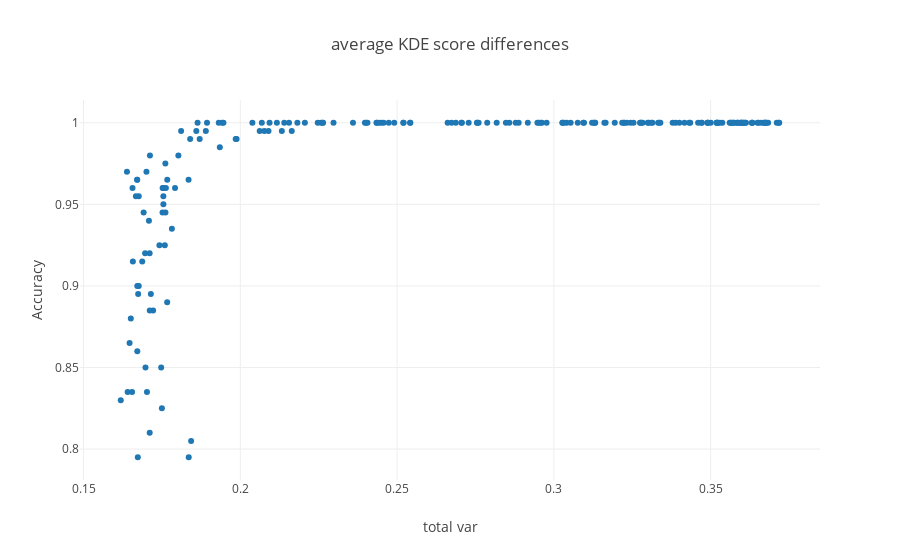

Notebook code cell kept with this figure:
### Code cell
fig_data= [go.Scatter(
y= [Error_rate[x] for x in coords[i]],
x= [total_var[x] for x in coords[i]],
mode= 'markers',
name= ' pops {} / {}'.format(i[0],i[1])
) for i in coords.keys()
]

layout = go.Layout(
    title= 'average KDE score differences',
    yaxis=dict(
        title='Accuracy'),
    xaxis=dict(
        title='total var')
)

fig= go.Figure(data=fig_data, layout=layout)
iplot(fig)

### Figure 1 — Plotly figure (JSON) as saved in the notebook; plotly's stock layout.template omitted (floating-point values rounded to 4 significant figures; data arrays with more than 128 entries replaced by an {"elided": "..."} marker saying what was removed)
{"data": [{"mode": "markers", "name": " pops 1 / 2", "type": "scatter", "uid": "7a15e61f-9b5e-4083-93fc-5f40f5ff93eb", "x": {"elided": "200 float values"}, "y": {"elided": "200 float values"}}], "layout": {"title": "average KDE score differences", "xaxis": {"title": "total var"}, "yaxis": {"title": "Accuracy"}}}
